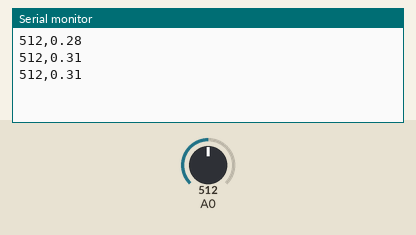
A sketch run on a simulated Arduino Uno, built with avr-gcc and run on an emulated ATmega328P. Shown: the last lines printed to the serial monitor. The inputs (shaded band) are chosen by the test bench; at power-on: A0 = 512.

Above: at 1.2 s.
1.3 s: A0 set to 716
At 1.9 s:
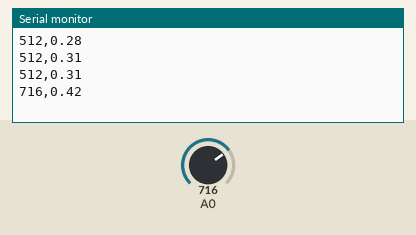
2.8 s: A0 set to 900
At 3.4 s:
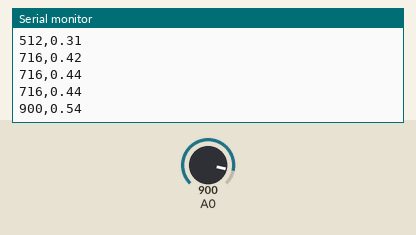
Timing chart, 0 to 5.8 s (numbered marks = the images above; inputs shaded):
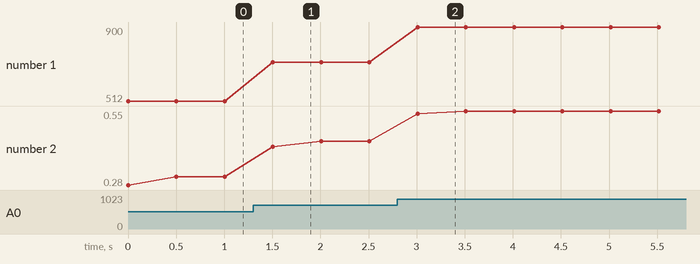

The sketch:

05051115_lab03_3.ino
```cpp
double sensorValue,sensorVoltage,R1=0;

void setup() {

  Serial.begin(9600);

}


void loop() {
  for (int i=0;i<=5;i++) {
  sensorValue = 0.7* sensorValue + 0.3* analogRead(14);
  }
  sensorVoltage = sensorValue * 2.5 / 4095;
  Serial.print(analogRead(14));
  Serial.print(",");
  Serial.println(sensorVoltage);
  delay(500);
}
```

Measured:
- after the input at 1.3 s, the serial monitor: prints a new line after 0.21 s (image 1)
- after the input at 2.8 s, the serial monitor: prints a new line after 0.21 s (image 2)
- plotted number 1: 512 → 716 after the input at 1.3 s, 716 → 900 after the input at 2.8 s
- plotted number 2: 0.31 → 0.44 after the input at 1.3 s, 0.44 → 0.55 after the input at 2.8 s
